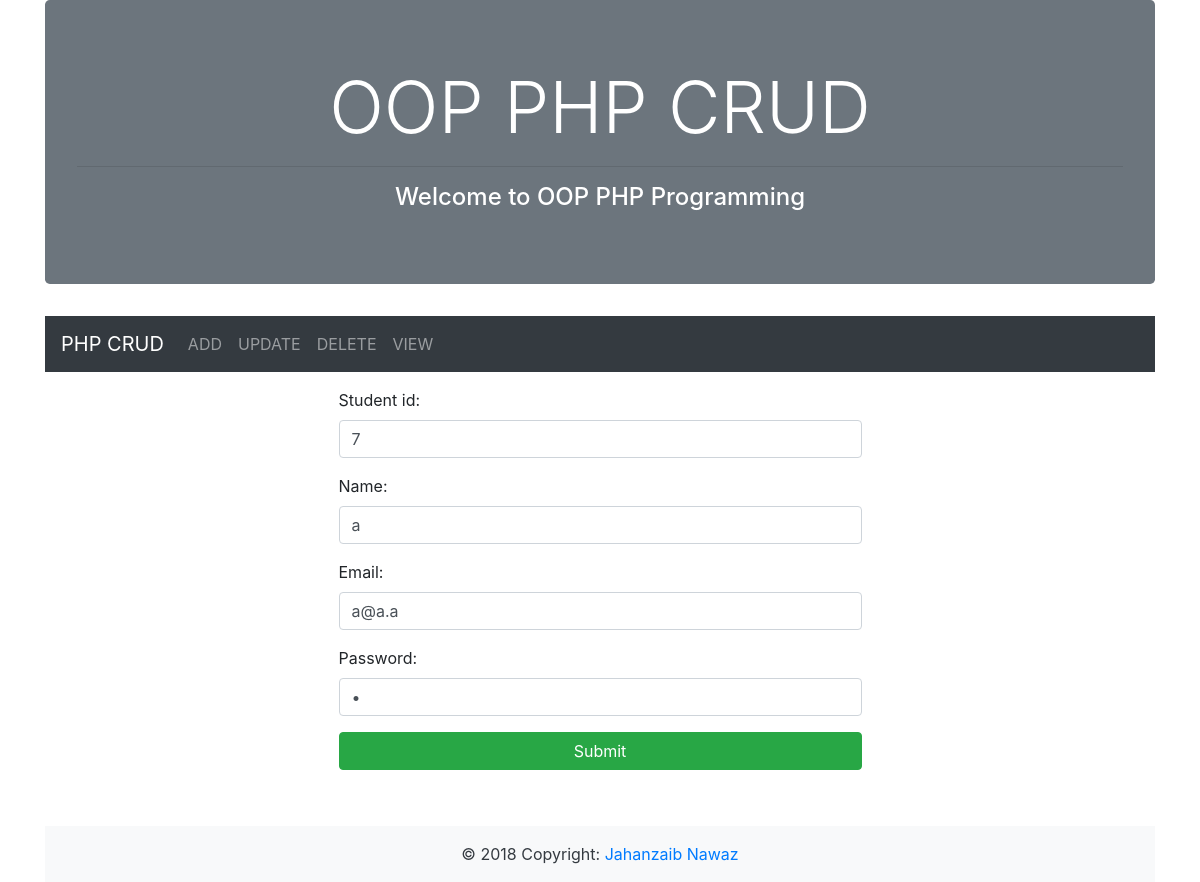
/update.php?upd=7, run on the app's committed database.
### tables this page shows
CREATE TABLE `student` (
  `id` int(11) NOT NULL,
  `stdname` varchar(20) NOT NULL,
  `stdemail` varchar(25) NOT NULL,
  `stdpass` varchar(20) NOT NULL
);

### con.php (called while the page is built, shortened)
<?php
Class Database{
public $host =  "localhost";
public $user = "root";
public $pswd = "";
public $dbase = "bsse";
public $conn;
public function connectDB(){
	$this->conn = new mysqli($this->host, $this->user, $this->pswd, $this->dbase);
}
public function select($query)
{
	$result = $this->conn->query($query) or die( $this->conn->error.__LINE__);
	if ($result->num_rows >0) {
		return $result;
	} else {
		return false;
	}
}
}
?>

### student.php (called while the page is built, shortened)
<?php
include_once 'con.php';
class Student
{
	public $db;
	function __construct()
	{
		$this->db = new Database();
	}
	public function getforupdate($id)
	{
		$query = "SELECT * FROM student WHERE id = '$id'";
		$result = $this->db->select($query);
		return $result;
	}
}
?>

### update.php (the view, shortened to what this page needs)
<?php include_once 'header.php' ?>
<div class="row">
	<div class="col">
		<div class="w-50 mx-auto p-3 bg-lights">
			<?php
				include_once 'student.php';
				$std = new Student();
			 ?>
			 <?php
			 	if (isset($_GET['upd'])) {
					$upd_id = $_GET['upd'];
					$get = $std->getforupdate($upd_id);
					if ($get) {
						while ( $row = $get->fetch_assoc()) { ?>
						<form action="" method="post">
							<div class="form-group">
								<label>Student id:</label>
								<input type="text" name="id" class="form-control" value="<?php echo $row['id']; ?>" />
							</div>
							<div class="form-group">
								<label>Name:</label>
								<input type="text" name="name" class="form-control" value="<?php echo $row['stdname']; ?>" />
							</div>
							<div class="form-group">
								<label>Email:</label>
								<input type="email" name="email" class="form-control" value="<?php echo $row['stdemail']; ?>" />
							</div>
							<div class="form-group">
								<label>Password:</label>
								<input type="password" name="pass" class="form-control" value="<?php echo $row['stdpass']; ?>" />
							</div>
							<div class="form-group">
								<input type="submit" name="update" class="btn btn-success btn-block" />
							</div>
						</form>
					<?php	}
					}
				}
			  ?>
		</div>
	</div>
</div>
<?php include_once 'footer.php' ?>

### data on the page
student: id "7", name "a", email "a@a.a"
